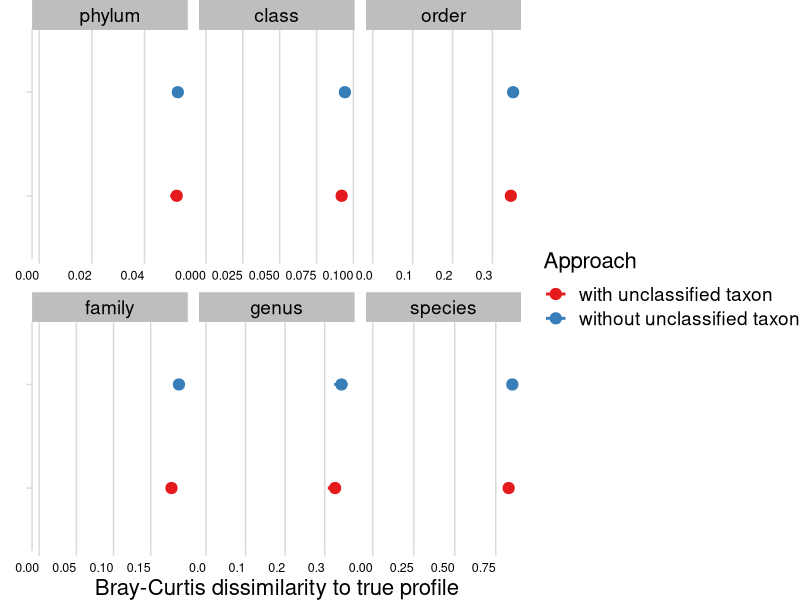
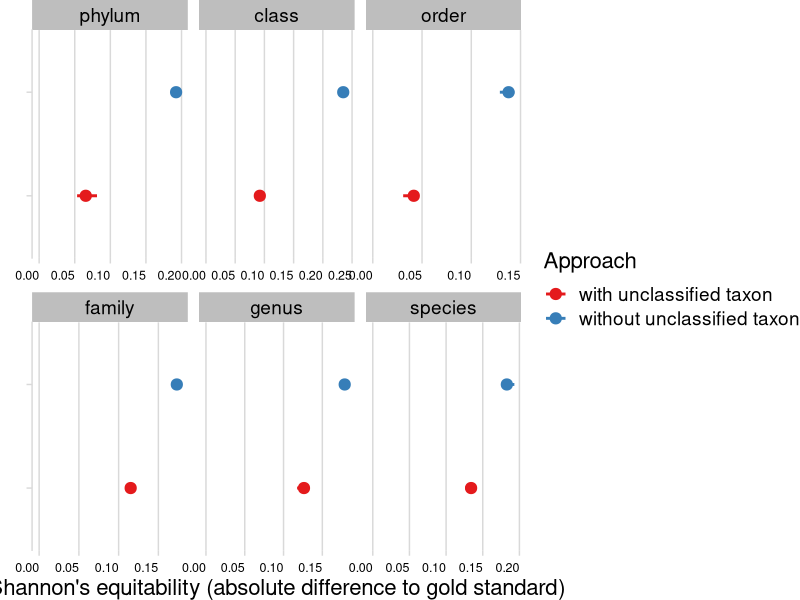

Write the R code that produced these figures, in order. (Note: this script raises an error after producing the figures.)
require(ggplot2)
require(readr)
require(cowplot)
require(dplyr)
library(tidyr)

pm <- read_tsv("../results/all_tools-profiling_evaluation-CAMI1_hc.tsv")
pm <- pm %>% filter(metric == "Bray-Curtis distance" | metric == "Shannon equitability")
pm <- pm %>% filter(rank != "superkingdom") %>% filter(rank != "strain")
pm <- pm %>%
  group_by(sample, metric) %>%
  mutate(dvalue = abs(value - value[tool == "Gold standard"]))
pm <- pm %>% filter(tool != "Gold standard")
pm$rank <- factor(
  pm$rank,
  levels = c("phylum", "class", "order", "family", "genus", "species")
)
pm <- pm %>% filter(tool %in% c("CONSULT-II (Eq. 6 without unclassified)", "CONSULT-II (Eq. 6)"))
pm$tool[pm$tool == "CONSULT-II (Eq. 6 without unclassified)"] <- "without unclassified taxon"
pm$tool[pm$tool == "CONSULT-II (Eq. 6)"] <- "with unclassified taxon"
pm$tool <- factor(pm$tool)
pm <- pm %>%
  group_by(rank, tool, metric) %>%
  summarise(lower = min(dvalue), upper = max(dvalue), p = mean(dvalue))
pm$metric <- as.factor(pm$metric)

bc_plot <- ggplot(pm %>% filter(metric == "Bray-Curtis distance"),
                  mapping = aes(x = p, y = reorder(tool, p), color = tool)) +
  geom_pointrange(size =  0.7, linewidth = 1, mapping = aes(xmin = lower, xmax = upper)) +
  facet_wrap(vars(rank), scales = "free_x") +
  xlim(0, NA) +
  theme_minimal_vgrid(font_size = 16) +
  labs(color = "Approach", y = "", x = "Bray-Curtis dissimilarity to true profile") +
  scale_colour_brewer(palette = "Set1", type = "seq") +
  theme(strip.background = element_rect(fill = "gray")) +
  theme(axis.text.y = element_blank(), axis.text.x = element_text(vjust = 0.5, hjust = 1, size=9)) +
  theme(plot.margin = unit(c(0, 0, 0, 0), "cm"))+
  scale_shape_manual(values=c(1,16))
bc_plot
se_plot <- ggplot(pm %>% filter(metric == "Shannon equitability"), mapping = aes(x = p, y = tool, color = tool)) +
  geom_pointrange(size =  0.7, linewidth = 1, mapping = aes(xmin = lower, xmax = upper)) +
  facet_wrap(vars(rank), scales = "free_x") +
  xlim(0, NA) +
  theme_minimal_vgrid(font_size = 16) +
  labs(color = "Approach", y = "", x = "Shannon's equitability (absolute difference to gold standard)") +
  scale_colour_brewer(palette = "Set1") +
  theme(strip.background = element_rect(fill = "gray")) +
  theme(axis.text.y = element_blank(), axis.text.x = element_text(vjust = 0.5, hjust = 1, size=9)) +
  theme(plot.margin = unit(c(0, 0, 0, 0), "mm"))
se_plot
figperf <- plot_grid(
  bc_plot + theme(legend.box.margin = margin(0, 0, 0, 0), legend.position = "top"),
  ggplot() + theme_void(),
  se_plot + theme(legend.position = "none"),
  ncol = 1,
  rel_heights = c(1.2, 0.2, 1)
)
ggsave2("../figures/profiling_unclassified_comparison.pdf", width = 10, height = 6)

ut <- read_tsv("../results/unclassified_taxon.txt")
ut$rank <- factor(
  ut$rank,
  levels = c("kingdom", "phylum", "class", "order", "family", "genus", "species")
)
ut <- ut %>%
  group_by(rank) %>%
  summarise(lower=min(portion), upper=max(portion), p=mean(portion))

figut <- ggplot(ut) + 
  geom_bar(aes(x=rank, y=p, fill=rank), color="black", stat="identity", alpha=0.7) +
  geom_errorbar(aes(x=rank, ymin=lower, ymax=upper), width=0.4,  alpha=0.9, size=1.3) +
  theme_cowplot() +
  labs(x="Taxonomic rank", y="Unclassified taxon abundance") +
  ylim(c(0,1)) +
  theme(axis.text.x = element_text(angle=90)) +
  scale_fill_brewer(palette="Paired", guide="none")
ggsave2("../figures/profiling_unclassified_taxon_proportions.pdf", width = 4, height = 4)

plot_grid(figperf, plot_grid(ggplot() + theme_void(), figut, ggplot() + theme_void(), ncol=1, rel_heights = c(1,2,1)), rel_widths = c(4, 2.5), ncol=2, labels=c("a", "b"), label_fontfamily = "SansSerif")
ggsave2("../figures/profiling_with_unclassified.pdf", width = 13, height = 6)
